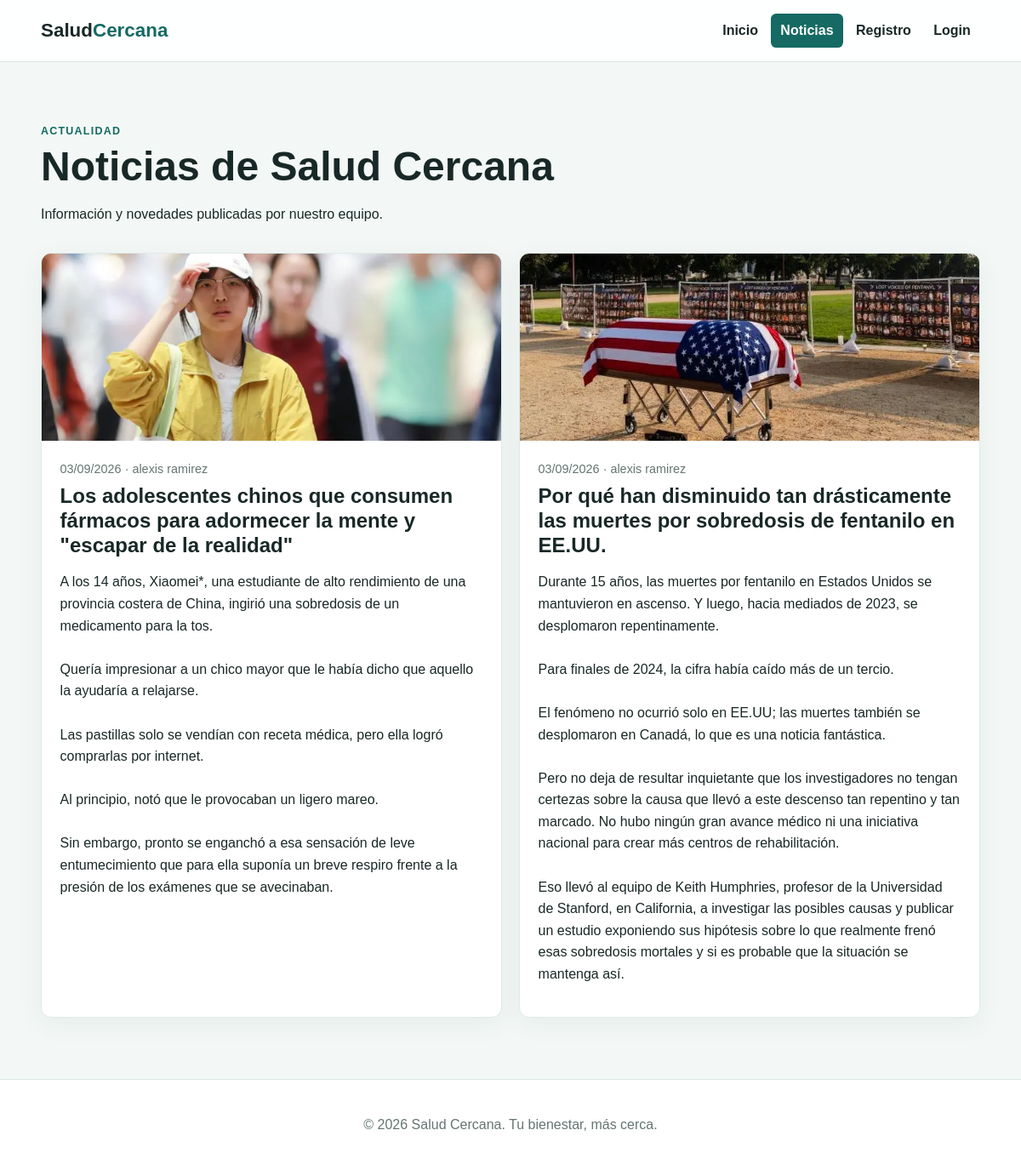
/noticias.php, run on the app's committed database.
### tables this page shows
CREATE TABLE `noticias` (
  `idNoticia` int(11) NOT NULL,
  `titulo` varchar(255) NOT NULL,
  `imagen` varchar(255) NOT NULL,
  `texto` longtext NOT NULL,
  `fecha` date NOT NULL,
  `idUser` int(11) NOT NULL
);

CREATE TABLE `users_data` (
  `idUser` int(11) NOT NULL,
  `nombre` varchar(100) NOT NULL,
  `apellidos` varchar(150) NOT NULL,
  `email` varchar(150) NOT NULL,
  `telefono` varchar(20) NOT NULL,
  `fecha_nacimiento` date NOT NULL,
  `direccion` varchar(255) DEFAULT NULL,
  `sexo` enum('masculino','femenino','otro') DEFAULT NULL
);

### noticias.php (the view, shortened to what this page needs)
<?php
require_once __DIR__ . '/config/conexion.php';
try {
    $consulta = $pdo->query(
        'SELECT noticias.titulo, noticias.fecha, noticias.texto, noticias.imagen,
                users_data.nombre, users_data.apellidos
         FROM noticias
         INNER JOIN users_data ON noticias.idUser = users_data.idUser
         ORDER BY noticias.fecha DESC'
    );
    $noticias = $consulta->fetchAll();
} catch (PDOException $exception) {
    $noticias = [];
    $errorNoticias = 'No se han podido cargar las noticias en este momento.';
}
require __DIR__ . '/includes/header.php';
?>
<main class="content-section">
    <div class="section-heading">
        <p class="eyebrow">Actualidad</p>
        <h1>Noticias de Salud Cercana</h1>
        <p>Información y novedades publicadas por nuestro equipo.</p>
    </div>
    <?php if (isset($errorNoticias)): ?>
        <p class="alert alert-error"><?= htmlspecialchars($errorNoticias, ENT_QUOTES, 'UTF-8') ?></p>
    <?php elseif (empty($noticias)): ?>
        <p class="empty-state">Todavía no hay noticias publicadas.</p>
    <?php else: ?>
        <div class="news-grid">
            <?php foreach ($noticias as $noticia): ?>
                <article class="news-card">
                    <img src="<?= htmlspecialchars($noticia['imagen'], ENT_QUOTES, 'UTF-8') ?>" alt="Imagen de la noticia: <?= htmlspecialchars($noticia['titulo'], ENT_QUOTES, 'UTF-8') ?>">
                    <div class="news-card-content">
                        <p class="news-meta"><?= htmlspecialchars(date('d/m/Y', strtotime($noticia['fecha'])), ENT_QUOTES, 'UTF-8') ?> · <?= htmlspecialchars($noticia['nombre'] . ' ' . $noticia['apellidos'], ENT_QUOTES, 'UTF-8') ?></p>
                        <h2><?= htmlspecialchars($noticia['titulo'], ENT_QUOTES, 'UTF-8') ?></h2>
                        <p><?= nl2br(htmlspecialchars($noticia['texto'], ENT_QUOTES, 'UTF-8')) ?></p>
                    </div>
                </article>
            <?php endforeach; ?>
        </div>
    <?php endif; ?>
</main>
<?php require __DIR__ . '/includes/footer.php'; ?>

### includes/header.php (shortened to what this page needs)
<?php
$paginaActual = basename($_SERVER['PHP_SELF']);
?>
<!doctype html>
<html lang="es">
<head>
    <link rel="stylesheet" href="css/style.css">
</head>
<body>
<?php require __DIR__ . '/navbar.php'; ?>

### includes/navbar.php (shortened to what this page needs)
<?php
$rol = $_SESSION['rol'] ?? null;
$estaActiva = static fn (string $archivo): string => $paginaActual === $archivo ? 'active' : '';
?>
<header class="site-header"><nav class="navbar" aria-label="Navegación principal">
<a class="brand" href="index.php">Salud<span>Cercana</span></a><button class="nav-toggle" type="button" aria-expanded="false" aria-controls="menu-principal">Menú</button><ul class="nav-links" id="menu-principal">
<li><a class="<?= $estaActiva('index.php') ?>" href="index.php">Inicio</a></li><li><a class="<?= $estaActiva('noticias.php') ?>" href="noticias.php">Noticias</a></li>
<?php if ($rol === null): ?><li><a class="<?= $estaActiva('registro.php') ?>" href="registro.php">Registro</a></li><li><a class="<?= $estaActiva('login.php') ?>" href="login.php">Login</a></li>
<?php else: ?><li><a class="<?= $estaActiva('citaciones.php') ?>" href="citaciones.php">Citaciones</a></li><li><a class="<?= $estaActiva('perfil.php') ?>" href="perfil.php">Perfil</a></li><li><a class="<?= $estaActiva('logout.php') ?>" href="logout.php">Cerrar sesión</a></li><?php endif; ?>
</ul></nav></header>

### includes/footer.php (shortened to what this page needs)
<footer class="site-footer">
    <p>&copy; <?= date('Y') ?> Salud Cercana. Tu bienestar, más cerca.</p>
</footer>
</body>
</html>

### css/style.css (style rules this page uses)
:root { --primary:#156a63; --primary-dark:#0d4e49; --ink:#182826; --muted:#647572; --surface:#fff; --page:#f3f8f6; --accent:#e4b65a; --danger:#a82e2e; --success:#1e7446; }
* { box-sizing:border-box; }
body { margin:0; color:var(--ink); background:var(--page); font-family:Arial, Helvetica, sans-serif; line-height:1.6; }
a { color:var(--primary-dark); font-weight:700; }
.site-header { background:rgba(255,255,255,.96); border-bottom:1px solid #dce7e3; }
.navbar { width:min(1120px,92%); min-height:72px; margin:auto; display:flex; align-items:center; justify-content:space-between; gap:1rem; }
.brand { text-decoration:none; color:var(--ink); font-size:1.4rem; font-weight:800; }
.brand span { color:var(--primary); }
.nav-links { display:flex; align-items:center; list-style:none; margin:0; padding:0; gap:.25rem; }
.nav-links a, .nav-label { display:block; padding:.45rem .7rem; text-decoration:none; color:var(--ink); border-radius:.4rem; }
.nav-links a:hover, .nav-links a.active { color:#fff; background:var(--primary); }
.eyebrow { margin:0; color:var(--primary); letter-spacing:.1em; text-transform:uppercase; font-size:.78rem; font-weight:800; }
.content-section { width:min(1120px,92%); margin:0 auto; padding:4.5rem 0; }
.section-heading { max-width:700px; margin-bottom:2rem; }
.section-heading h1,.section-heading h2 { margin:.2rem 0 .5rem; line-height:1.15; font-size:clamp(2rem,4vw,3rem); }
.card-grid,.news-grid { display:grid; grid-template-columns:repeat(3,1fr); gap:1.25rem; }
.info-card,.news-card,.form-card { background:var(--surface); border:1px solid #e0ebe7; border-radius:.75rem; box-shadow:0 8px 30px rgba(22,50,45,.06); }
.news-grid { grid-template-columns:repeat(2,1fr); }
.news-card { overflow:hidden; }
.news-card img { display:block; width:100%; height:220px; object-fit:cover; background:#dce7e3; }
.news-card-content { padding:1.35rem; }
.news-card-content h2 { line-height:1.2; margin:.4rem 0; }
.news-meta { margin:0; color:var(--muted); font-size:.9rem; }
.site-footer { text-align:center; padding:1.5rem; color:var(--muted); border-top:1px solid #dce7e3; background:#fff; }

### data on the page
noticias: imagen (picture), fecha "03/09/2026", idUser.apellidos "alexis ramirez", titulo "Los adolescentes chinos que consumen fármacos para adormecer la mente y \"escapar de la realidad\"", texto "A los 14 años, Xiaomei*, una estudiante de alto rendimiento de una provincia costera de China, ingirió una sobredosis de un medicamento para la tos. Quería impresionar a un chico mayor que le había dicho que aquello la ayudaría a relajarse. Las pastillas solo se vendían con receta médica, pero ella logró comprarlas por internet. Al principio, notó que le provocaban un ligero mareo. Sin embargo, pronto se enganchó a esa sensación de leve entumecimiento que para ella suponía un breve respiro frente a la presión de los exámenes que se avecinaban."
noticias: imagen (picture), fecha "03/09/2026", idUser.apellidos "alexis ramirez", titulo "Por qué han disminuido tan drásticamente las muertes por sobredosis de fentanilo en EE.UU.", texto "Durante 15 años, las muertes por fentanilo en Estados Unidos se mantuvieron en ascenso. Y luego, hacia mediados de 2023, se desplomaron repentinamente. Para finales de 2024, la cifra había caído más de un tercio. El fenómeno no ocurrió solo en EE.UU; las muertes también se desplomaron en Canadá, lo que es una noticia fantástica. Pero no deja de resultar inquietante que los investigadores no tengan certezas sobre la causa que llevó a este descenso tan repentino y tan marcado. No hubo ningún gran avance médico ni una iniciativa nacional para crear más centros de rehabilitación. Eso llevó al equipo de Keith Humphries, profesor de la Universidad de Stanford, en California, a investigar las…"
